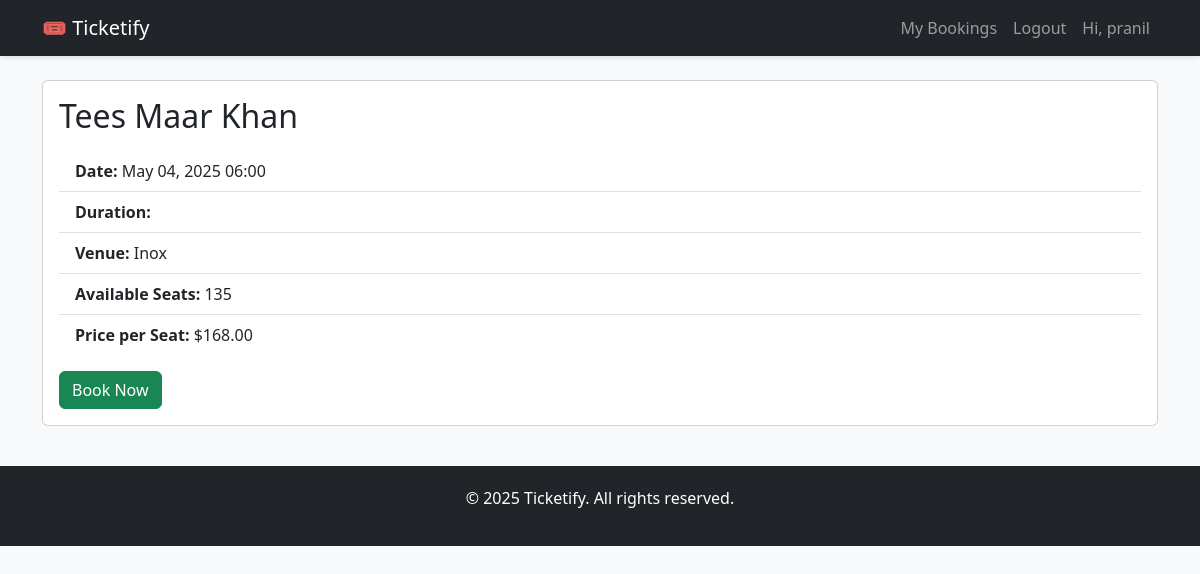
Page /shows/9/ (signed in) on the committed database.
### accounts/models.py (models this page shows, shortened)
class CustomUser(AbstractUser):
    is_admin = models.BooleanField(default=False)
    phone_number = models.CharField(max_length=15, blank=True)

### tickets/models.py (models this page shows, shortened)
class Show(models.Model):
    title = models.CharField(max_length=200)
    date = models.DateTimeField()
    venue = models.CharField(max_length=200)
    total_seats = models.PositiveIntegerField()
    price_per_seat = models.DecimalField(max_digits=6, decimal_places=2)
    created_at = models.DateTimeField(auto_now_add=True)
    updated_at = models.DateTimeField(auto_now=True)
    def available_seats(self):
        booked_seats = self.booking_set.aggregate(models.Sum('number_of_seats'))['number_of_seats__sum'] or 0
        return self.total_seats - booked_seats

### tickets/views.py (the view)
# urls.py: path('<int:pk>/', views.ShowDetailView.as_view(), name='show_detail'),
class ShowDetailView(DetailView):
    model = Show
    template_name = 'tickets/show_detail.html'

### tickets/templates/tickets/show_detail.html (shortened to what this page needs)
{% extends 'base.html' %}
{% block content %}
<div class="card">
    <div class="card-body">
        <h2 class="card-title">{{ show.title }}</h2>
        <ul class="list-group list-group-flush mb-3">
            <li class="list-group-item"><strong>Date:</strong> {{ show.date|date:"M d, Y H:i" }}</li>
            <li class="list-group-item"><strong>Duration:</strong> {{ show.duration }}</li>
            <li class="list-group-item"><strong>Venue:</strong> {{ show.venue }}</li>
            <li class="list-group-item"><strong>Available Seats:</strong> {{ show.available_seats }}</li>
            <li class="list-group-item"><strong>Price per Seat:</strong> ${{ show.price_per_seat }}</li>
        </ul>
        {% if user.is_authenticated %}
            {% if show.available_seats > 0 %}
                <a href="{% url 'tickets:book_show' show.pk %}" class="btn btn-success">Book Now</a>
            {% else %}
                <button class="btn btn-secondary" disabled>Sold Out</button>
            {% endif %}
        {% else %}
            <a href="{% url 'accounts:login' %}?next={% url 'show_detail' show.pk %}" class="btn btn-primary">Login to Book</a>
        {% endif %}
    </div>
</div>
{% endblock %}

### tickets/templates/base.html (shortened to what this page needs)
{% load static %}
<!DOCTYPE html>
<html lang="en">
<head>
    <link href="https://cdn.jsdelivr.net/npm/bootstrap@5.3.0/dist/css/bootstrap.min.css" rel="stylesheet">
</head>
<body>
    <nav class="navbar navbar-expand-lg navbar-dark bg-dark">
        <div class="container">
            <a class="navbar-brand" href="{% url 'home' %}">🎟 Ticketify</a>
            <div class="collapse navbar-collapse">
                <ul class="navbar-nav ms-auto">
                    {% if user.is_authenticated %}
                        <li class="nav-item"><a class="nav-link" href="{% url 'tickets:booking_history' %}">My Bookings</a></li>
                        <li class="nav-item"><form method="post" action="{% url 'accounts:logout' %}">{% csrf_token %}
                            <button class="btn btn-link nav-link" type="submit">Logout</button></form></li>
                        <li class="nav-item"><span class="nav-link">Hi, {{ user.username }}</span></li>
                    {% else %}
                        <li class="nav-item"><a class="nav-link" href="{% url 'accounts:login' %}">Login</a></li>
                        <li class="nav-item"><a class="nav-link" href="{% url 'accounts:register' %}">Register</a></li>
                    {% endif %}
                </ul>
            </div>
        </div>
    </nav>
    <div class="container mt-4">
        {% block content %}{% endblock %}
    </div>
    <footer>
        <p>© 2025 Ticketify. All rights reserved.</p>
    </footer>
</body>
</html>

### tickets/templates/base.html (style rules this page uses)
body { background-color: #f8f9fa; }
.navbar { box-shadow: 0 2px 4px rgba(0,0,0,0.1); }
footer { margin-top: 40px; padding: 20px 0; background-color: #212529; color: white; text-align: center; }

### rows in the picture
CustomUser: username "pranil"
Show: title "Tees Maar Khan", date "May 04, 2025 06:00", venue "Inox", available_seats "135", price_per_seat "168.00"
